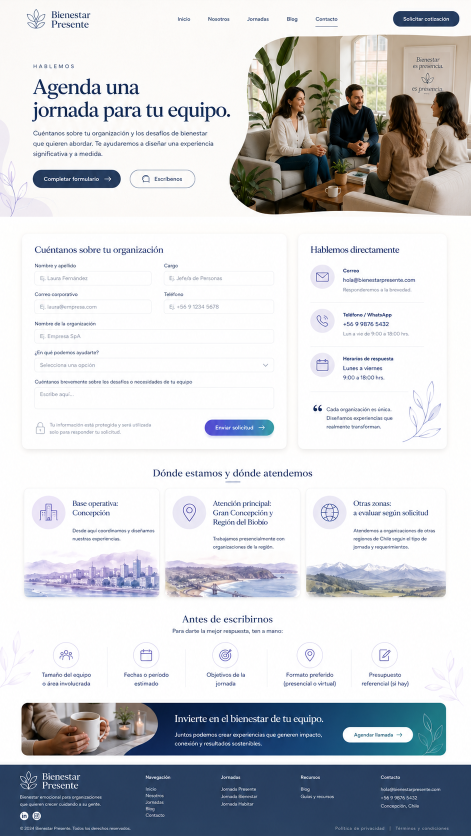
#> input picture assets/images/extracted/pagina-contacto-p1-1.png, 941 x 1672 px (shown at 1/2 size)
$ python make_asset_sheet.py
#> lines starting #> are read from the running program, lines starting #| are printed output that depends on the picture
from pathlib import Path
from PIL import Image, ImageDraw, ImageFont

root = Path(__file__).resolve().parents[1]
files = sorted((root / "assets" / "images" / "extracted").glob("*.png"))
thumb_w, thumb_h, label_h, cols = 240, 150, 42, 4
rows = (len(files) + cols - 1) // cols
sheet = Image.new("RGB", (cols * thumb_w, rows * (thumb_h + label_h)), "white")
#> sheet: PIL image 960x192 RGB; every value is 255
draw = ImageDraw.Draw(sheet)
for index, file in enumerate(files):
    image = Image.open(file).convert("RGB")
#> image is the input picture: PIL image 941x1672 RGB; mean R, G, B 204.4, 206.6, 210.9
    image.thumbnail((thumb_w - 12, thumb_h - 12))
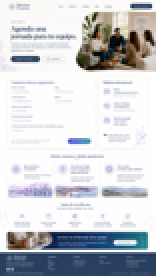
#> image: PIL image 78x138 RGB (shown 2 times larger); mean R, G, B 204.3, 206.6, 210.8
    x = (index % cols) * thumb_w
    y = (index // cols) * (thumb_h + label_h)
    sheet.paste(image, (x + (thumb_w - image.width) // 2, y + (thumb_h - image.height) // 2))
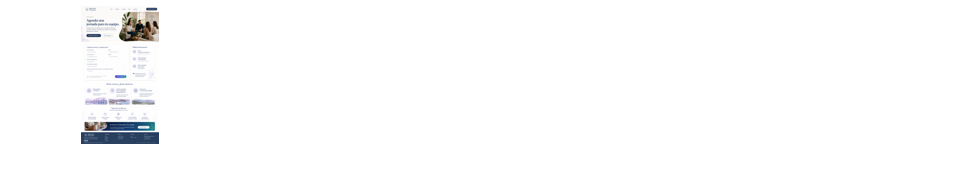
#> sheet: PIL image 960x192 RGB; mean R, G, B 252, 252.2, 252.4
    draw.text((x + 5, y + thumb_h + 3), file.name[:37], fill="#111827")
sheet.save(root / "tmp" / "asset-sheet.jpg", quality=88)
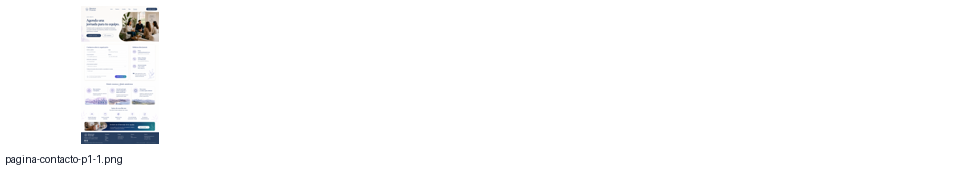
#> saved as asset-sheet.jpg: PIL image 960x192 RGB; mean R, G, B 251.7, 251.8, 252.1
